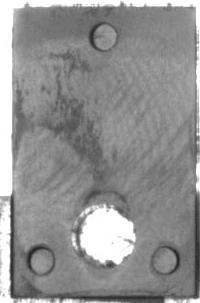
#> input picture MatchModel/CustomerDefine5/Line1/1_1.jpg, 200 x 303 px, given in place of t.jpg, which was not available
$ python AnalysePhotoMatchChip.py
#> lines starting #> are read from the running program, lines starting #| are printed output that depends on the picture; after the words box and inside, x2 and y2 are one past the last pixel; in counts of white or black regions, pixels touching at a corner belong together; pictures that were not available may be replaced by others from this repository, and a replacement may not be noted
#!/usr/bin/env python
# coding=utf-8
__author__ = 'Jia Liangjun'
# *******************************************************************
#     Filename @  MatchChips.py
#       Author @  Jia Liangjun
#  Create date @  2019/1/10 9:56
#        Email @  LJjiahf@163.com
#  Description @  依据给定的模型对比芯片是否残缺
# ********************************************************************


import numpy as np
from PIL import Image, ImageDraw
import os
import pickle
import scipy.io as sio

# 单个芯片最佳范围 宽 295 高272
BestSize = (290, 275)
SquareSize = (290, 275)
LikeRatio = 0.95

# 字典格式存储文件 模版信息文件
# 字典格式： 第几行第几列芯片:芯片 左上 角的绝对像素值(x,y)
# 字典中参数的解释 Name：此芯片名称 Format 每张图片中待识别芯片的行列书，此数值与之后的芯片列表对应
# ChipSize 每个芯片所占用的绝对像素值大小，
# WhiteNum 如果采用留白方法，那么其中每个识别框中白色像素点出现的个数 BoxArea识别框的面积，其值为ChipSize的乘积
# WhiteBorder 白色边框的像素值宽度
'''是否可以使用留白Box的乘积呢？'''
# Position_Matrix = {'Name': '5', 'Format': '4x4', 'ChipSize': (290, 270), 'WhiteNum': 2700,
#                    'BoxArea': 78300, 'WhiteBorder': 40,
#                    '1_1': [357, 100], '1_2': [802, 96], '1_3': [1248, 96], '1_4': [1692, 98],
#                    '2_1': [355, 551], '2_2': [802, 548], '2_3': [1248, 546], '2_4': [1694, 545],
#                    '3_1': [355, 1003], '3_2': [802, 1001], '3_3': [1249, 998], '3_4': [1696, 995],
#                    '4_1': [364, 1458], '4_2': [804, 1455], '4_3': [1249, 1451], '4_4': [1696, 1448],
#                    }

# 两种字典 分为非嵌套组 以及嵌套组
# Position_Matrix = {'Name': '5', 'Format': '4x4', 'ChipSize': (305, 285), 'BlackNum': 68000,
#                    'WhiteBorder': 10,
#                    '1_1': [357, 100], '1_2': [802, 96], '1_3': [1248, 96], '1_4': [1692, 98],
#                    '2_1': [355, 551], '2_2': [802, 548], '2_3': [1248, 546], '2_4': [1694, 545],
#                    '3_1': [355, 1003], '3_2': [802, 1001], '3_3': [1249, 998], '3_4': [1696, 995],
#                    '4_1': [364, 1458], '4_2': [804, 1455], '4_3': [1249, 1451], '4_4': [1696, 1448],
#                    }

Position_Matrix = {'Format': '5x3', 'FormatMicro': '1x12', 'Proportion': 1.0, 'ChipSize': (38, 62),
                   'WhiteBorder': 5, 'BlackNum': 1200, 'ifNest': True,
                   '1_1': (145, 200), '1_2': (202, 200), '1_3': (259, 200), '1_4': (316, 200),
                   '1_5': (373, 200), '1_6': (430, 200), '1_7': (487, 200), '1_8': (544, 200),
                   '1_9': (601, 200), '1_10': (658, 200), '1_11': (715, 200), '1_12': (772, 200),
                   '1_13': (943, 200), '1_14': (1000, 200), '1_15': (1057, 200), '1_16': (1114, 200),
                   '1_17': (1171, 200), '1_18': (1228, 200), '1_19': (1285, 200), '1_20': (1342, 200),
                   '1_21': (1399, 200), '1_22': (1456, 200), '1_23': (1513, 200), '1_24': (1570, 200),
                   '1_25': (1741, 200), '1_26': (1798, 200), '1_27': (1855, 200), '1_28': (1912, 200),
                   '1_29': (1969, 200), '1_30': (2026, 200), '1_31': (2083, 200), '1_32': (2140, 200),
                   '1_33': (2197, 200), '1_34': (2254, 200), '1_35': (2311, 200), '1_36': (2368, 200)}
Position_Matrix = {'Format': '2x5', 'FormatMicro': '1x1', 'Proportion': 1.0, 'ChipSize': (190, 293),
                   'ChipImagePath': 'TestAbove.bmp', 'Intervalwh': (26, 0), 'IntervalwhHuge': (0, 0),
                   'CurrentPos': (2, 3), 'WhiteBorder': 5,
                   '1_1': (321, 9), '1_2': (537, 9), '1_3': (753, 9), '1_4': (969, 9),
                   '1_5': (1185, 9), 'ifNest': False, 'RealIntervalw': 26, 'RealIntervalh': 0,
                   'RealIntervalwHuge': 0, 'RealIntervalhHuge': 0, 'RealChipHeight': 293,
                   'RealChipWidth': 190, 'ChipName': 'CustomerDefine5', 'BlackNum1_1': 52216,
                   'BlackNum1_2': 52884, 'BlackNum1_3': 52667, 'BlackNum1_4': 53137, 'BlackNum1_5': 54136,
                   '2_1': (324, 905), '2_2': (539, 905), '2_3': (754, 905),
                   '2_4': (969, 905), '2_5': (1184, 905), 'BlackNum2_1': 53266, 'BlackNum2_2': 52994,
                   'BlackNum2_3': 53226, 'BlackNum2_4': 53532, 'BlackNum2_5': 54211}

ChipSize_tmp = Position_Matrix.get('ChipSize')
WhiteBorder_tmp = Position_Matrix.get('WhiteBorder')
WhiteBorderBoxArea_tmp = (ChipSize_tmp[0] + WhiteBorder_tmp) * (ChipSize_tmp[1] + WhiteBorder_tmp)
# 计算两种BoxArea的值并写入字典中
Position_Matrix['BoxArea'] = ChipSize_tmp[0] * ChipSize_tmp[1]
Position_Matrix['WhiteBorderBoxArea'] = WhiteBorderBoxArea_tmp


# 得到阵列名称  输入变量 行 列(整数类型)
def GetArrayName(row, col):
    return str(row) + '_' + str(col)


# 获取列表l中每个元素加上num 返回
# 结果
# 要求 输入列表l 全部为实数 输入num为实数
# [96 lines left out: functions ListPlus, GetNextPos, SquareMeasurePosition, CompareModel, not called in this run]


# 此函数类似于一开始的CompareModel函数
# 但是使用留白的方法，这次划框使用的直接是一个黑色的芯片，外加外部的一定像素宽度的白色边框，
# 每次对比选定区域中黑色像素点的个数，一般来说黑色像素点只会少不会多，
# 这样就可以应对人为标定区域中芯片位置出现平移或者旋转
def CompareModelWithWhiteBorder(ImageArray, PosDict=Position_Matrix, similarity=0.1):
    ReturnList = []
    maxrow, maxcol = PosDict.get('Format').split('x')
    maxrow = int(maxrow)
    maxcol = int(maxcol)
    if PosDict.get('ifNest'):
        maxrowMicro, maxcolMicro = PosDict.get('FormatMicro').split('x')
        maxrowMicro = int(maxrowMicro)
        maxcolMicro = int(maxcolMicro)
    else:
        maxrowMicro = 1
        maxcolMicro = 1
    # print('maxcol', maxcolMicro, maxcol)
    # 获得希望的每个框中白色像素点的个数以及留白像素值
    # BlackNum = PosDict.get('BlackNum')
    WhiteBorder = PosDict.get('WhiteBorder')
    ChipSize = PosDict.get('ChipSize')
    # ChipSize = (ChipSize[0] + 2 * WhiteBorder, ChipSize[1] + 2 * WhiteBorder)
    # 芯片面积的像素值
    BoxArea = PosDict.get('BoxArea')

    '''这里需要判断最左上方边框是否在图像内（即不存在负值），可以通过掷出错误的形式'''
    LeftUpperPos = PosDict.get('1_1')
    if LeftUpperPos[0] - WhiteBorder < 0 or LeftUpperPos[1] - WhiteBorder < 0:
        print('留白太多')
        return
    # 逐行逐列根据模版扫描芯片
    for row in range(1, maxrow * maxrowMicro + 1):
        '''先测试一行'''
        # if row!=1:
        #     continue
        for col in range(1, maxcol * maxcolMicro + 1):
            PosStr = str(row) + '_' + str(col)
            LeftUpperPos = PosDict.get(PosStr)
            LeftUpperPos = (LeftUpperPos[0] - WhiteBorder, LeftUpperPos[1] - WhiteBorder)
            # 待检测中的矩形
            '''此矩形是含有白色边框的矩形'''
            TestRectangle = ImageArray[LeftUpperPos[1]:LeftUpperPos[1] + ChipSize[1] + 2 * WhiteBorder,
                            LeftUpperPos[0]:LeftUpperPos[0] + ChipSize[0] + 2 * WhiteBorder]
            # print('位置', [LeftUpperPos[0], LeftUpperPos[1],
            #              LeftUpperPos[0] + ChipSize[0] + 2 * WhiteBorder,
            #              LeftUpperPos[1] + ChipSize[1] + 2 * WhiteBorder])
            # 一些调试可能用到的语句
            # if PosStr == '1_1':
            #     print(LeftUpperPos, LeftUpperPos[1] + ChipSize[1] + WhiteBorder,
            #           LeftUpperPos[0] + ChipSize[0] + WhiteBorder)
            # if PosStr == '1_4':
            #     print(LeftUpperPos, LeftUpperPos[1] + ChipSize[1] + WhiteBorder,
            #           LeftUpperPos[0] + ChipSize[0] + WhiteBorder)

            SumWhiteTestImage = np.sum(TestRectangle)
            SumBlackTestImage = PosDict.get('WhiteBorderBoxArea') - SumWhiteTestImage
            BlackNum = PosDict.get('BlackNum' + PosStr)
            # 一些调试可能需要用到的语句
            # print(PosStr, '原图中黑色像素点个数', SumBlackTestImage)
            # print('boxarea', (BlackNum - BoxArea * (1 - similarity)))
            # print(PosStr, '原图中白色像素点个数', SumWhiteTestImage)
            # 这里相似程序比较难搞，调到0.97附近只有很小的波动范围，因此加一个参数 0.8 约束一下，使可调范围大一些
            if SumBlackTestImage < (BlackNum - BoxArea * similarity * 0.8):
                ReturnList.append(PosStr)
    return ReturnList


# 创建配方文件的文件夹目录
# [13 lines left out: functions CreatConfigPath, ChooseWantedKind, not called in this run]


# 获取当前执行目录的上一层目录
def GetFatherFloder():
    return os.path.abspath(os.path.pardir)


# 获取DataSource文件夹下 名为foldname文件夹中的 所有文件列表
# 返回文件列表
def GetTestImageFileList(foldname):
    Father_Floder = GetFatherFloder()
    ChipsImage_Floder = Father_Floder + '/DataSource/' + foldname
    # 寻找所有图片格式文件
    ImageFileList = [x for x in os.listdir(ChipsImage_Floder) if
                     (('.jpg' in x) or ('.bmp' in x) or ('.png' in x) or ('.jpeg' in x))]
    # 在每个图片文件名前加上文件夹目录
    ReutrnList = map((lambda x: ChipsImage_Floder + '/' + x), ImageFileList)
    return list(ReutrnList)


# 获取图片宽高
# 输入 图片文件名
def GetImageSize(img):
    img = Image.open(img)
    w, h = img.size
    return w, h


# 对输入的图片文件名进行识别 返回识别结果列表
def StartAnalysisImage(ImageName, BinaryThreshold=180, similarity=0.1,Dict=Position_Matrix):

    img = Image.open(ImageName)

    # 转化为灰度图
    GrayImage = img.convert('L')
    # 自己设置转化过程中二值化的阈值
    # 255为纯白 0为纯黑
    table = []
    for i in range(256):
        if i < BinaryThreshold:
            table.append(0)
        else:
            table.append(1)
    BinaryImage = GrayImage.point(table, '1')
    BinaryImageArray = np.array(BinaryImage) + 0


    # 这样结果就会是0 1 而不是True False

    # # 显示灰度和二值化图像
    # GrayImage.show()
    # BinaryImage.show()

    # 保存matlab文件 便于查看
    # sio.savemat('Graph.mat', {'Slice': BinaryImageArray})
    MatchResultList = CompareModelWithWhiteBorder(BinaryImageArray, Dict,
                                                  similarity=similarity)
    # print('残缺芯片位置',MatchResultList)
    return MatchResultList


# 创建文件夹用于存储标注之后的结果图片
def CreatCicledFolder():
    foldername = 'CicledImage'
    if not os.path.exists(foldername):
        os.makedirs(foldername)


# 在图片上画一个矩形框用以表示识别成功
# 输入 Pillow格式图片 需要划框位置的左上角绝对坐标列表 需要划x位置的左上角绝对坐标列表 框的大小  单位都是像素
# 返回 划过框的图片
# [31 lines left out: function DrawRectange, not called in this run]


# 此函数类似上面DrawRectange函数 不过此函数绘出的边界是带有白色留白部分的边框
def DrawRectangeWithWhiteBorder(img, DamagePosList, PosDict=Position_Matrix, LineWidth=8):
    ChipSize = PosDict.get('ChipSize')
    maxrow, maxcol = PosDict.get('Format').split('x')
    maxrow = int(maxrow)
    maxcol = int(maxcol)
    WhiteBorder = PosDict.get('WhiteBorder')

    if PosDict.get('ifNest'):
        maxrowMicro, maxcolMicro = PosDict.get('FormatMicro').split('x')
        maxrowMicro = int(maxrowMicro)
        maxcolMicro = int(maxcolMicro)
    else:
        maxrowMicro = 1
        maxcolMicro = 1

    # 创建绘图对象
    draw = ImageDraw.Draw(img)
    # 根据图片类型获取对应颜色
    LineColor = GetLineColor(img.mode)

    for row in range(1, maxrow * maxrowMicro + 1):
        '''先测试一行'''
        # if row!=1:
        #     continue
        for col in range(1, maxcol * maxcolMicro + 1):
            PosStr = str(row) + '_' + str(col)
            # 如果是完整的芯片的序号:
            if PosStr not in DamagePosList:
                ChipTopLeftCorner = PosDict.get(PosStr)
                draw.line(GetDrawLineBoardPos(ChipTopLeftCorner, ChipSize, WhiteBorder, shape='o'),
                          fill=LineColor, width=LineWidth)
            # 找到残缺的芯片则画x
            if PosStr in DamagePosList:
                ChipTopLeftCorner = PosDict.get(PosStr)
                draw.line(GetDrawLineBoardPos(ChipTopLeftCorner, ChipSize, WhiteBorder, shape='x1'),
                          fill=LineColor, width=LineWidth)
                draw.line(GetDrawLineBoardPos(ChipTopLeftCorner, ChipSize, WhiteBorder, shape='x2'),
                          fill=LineColor, width=LineWidth)
    return img


# 为方便留白绘制，特地写的得到绘图多个像素值的程序
# 变量TopLeft表示需要画的图形左上角像素位置，ChipSize表示芯片的大小,WhiteBorder表示白色边框长度
# shape表示需要绘制的形状 是矩形(对应参数为'o')还是X(对应参数为'x1' 'x2') 因为X需要用两笔来画，
# 所以分成x1 x2两个函数
# 返回值为一个list
def GetDrawLineBoardPos(TopLeft, ChipSize, WhiteBorder, shape='o'):
    # 芯片四个角，全为元组类型
    BoardLeftUp = (TopLeft[0] - WhiteBorder, TopLeft[1] - WhiteBorder)
    BoardRightUp = (TopLeft[0] + ChipSize[0] + WhiteBorder, TopLeft[1] - WhiteBorder)
    BoardRighDown = (TopLeft[0] + ChipSize[0] + WhiteBorder, TopLeft[1] + ChipSize[1] + WhiteBorder)
    BoardLeftDown = (TopLeft[0] - WhiteBorder, TopLeft[1] + ChipSize[1] + WhiteBorder)
    # 绘制矩形
    if shape == 'o':
        return [BoardLeftUp, BoardRightUp, BoardRighDown, BoardLeftDown, BoardLeftUp]
    if shape == 'x1':
        return [BoardLeftUp, BoardRighDown]
    if shape == 'x2':
        return [BoardRightUp, BoardLeftDown]


# 根据传入图像的格式获取对应的线条颜色 便于绘图
def GetLineColor(img_mode):
    if img_mode == 'RGB':
        return (255, 0, 0)
    elif img_mode == 'L':
        # 纯黑填充
        return (0,)
    else:
        return (0,)


# 在图片上画一个X用以表示识别失败 芯片残损
def DrawX():
    pass


# 测试所有图片文件并保存
# ImageFileList 文件名列表  SaveFormat：保存的文件格式
# [22 lines left out: functions TestAllImageAndSave, GetImageSuffixAndSaveFormat, not called in this run]


# [14 lines of commented-out code are left out]


if __name__ == '__main__':
    ImageFileList = GetTestImageFileList('SomeTest')
    # 创建保存的画完框的图片的目录
    CreatCicledFolder()
    # 选择一张图片用作测试
    print('测试文件列表')
    for i in ImageFileList:
        print(i)
    TestImage = 't.jpg'
    print('测试文件名', TestImage)
    print('图片宽高', GetImageSize(TestImage))
#> in GetImageSize, img is the input picture: PIL image 200x303 RGB; min 33, max 255, mean 145.4
    # TestAllImageAndSave(ImageFileList,similarity=0.1)
    DamageLocation = StartAnalysisImage(TestImage, similarity=0.12)
#> in StartAnalysisImage, `BinaryImage = GrayImage.point(table, '1')`:
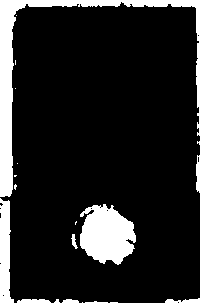
#> BinaryImage: PIL image 200x303 1; 13.5% white; 20 white regions (11 under 20 px), largest, box (x1, y1, x2, y2) and area: (0, 0, 200, 197) 4127, (80, 204, 136, 265) 2461, (0, 198, 14, 303) 1027
#> after the loop in CompareModelWithWhiteBorder, `for row in range(1, maxrow * maxrowMicro + 1):`: ReturnList = []
#> DamageLocation = []
    img = DrawRectangeWithWhiteBorder(Image.open(TestImage), DamageLocation, Position_Matrix,
                                      LineWidth=4)
#> in DrawRectangeWithWhiteBorder, `ChipSize = PosDict.get('ChipSize')`: ChipSize = (190, 293)
#> the loop in DrawRectangeWithWhiteBorder, `for row in range(1, maxrow * maxrowMicro + 1):` made 2 passes
    img.show()

# [7 lines of commented-out code are left out]

$ run again, on MatchModel/CustomerDefine5/Line2/2_2.jpg
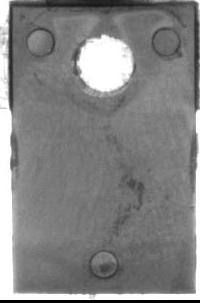
#> input picture MatchModel/CustomerDefine5/Line2/2_2.jpg, 200 x 303 px, given in place of t.jpg, which was not available
#> in GetImageSize, img is the input picture: PIL image 200x303 RGB; min 0, max 255, mean 131.1
#> in StartAnalysisImage, `BinaryImage = GrayImage.point(table, '1')`:
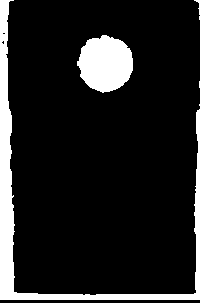
#> BinaryImage: PIL image 200x303 1; 12.6% white; 6 white regions (3 under 20 px), largest, box (x1, y1, x2, y2) and area: (0, 0, 200, 300) 5181, (77, 35, 133, 93) 2429, (194, 0, 200, 15) 25
#> after the loop in CompareModelWithWhiteBorder, `for row in range(1, maxrow * maxrowMicro + 1):`: ReturnList = []
#> ChipSize = (190, 293)
#> the loop in DrawRectangeWithWhiteBorder, `for row in range(1, maxrow * maxrowMicro + 1):` made 2 passes

$ run again, on MatchModel/CustomerDefine5/Line2/2_3.jpg
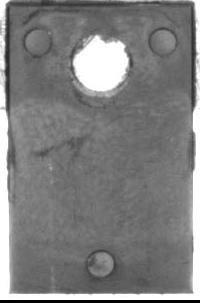
#> input picture MatchModel/CustomerDefine5/Line2/2_3.jpg, 200 x 303 px, given in place of t.jpg, which was not available
#> in GetImageSize, img is the input picture: PIL image 200x303 RGB; min 0, max 255, mean 127.4
#> in StartAnalysisImage, `BinaryImage = GrayImage.point(table, '1')`:
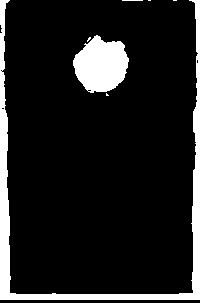
#> BinaryImage: PIL image 200x303 1; 12.2% white; 7 white regions (4 under 20 px), largest, box (x1, y1, x2, y2) and area: (0, 0, 200, 300) 5054, (73, 35, 129, 93) 2302, (122, 0, 143, 1) 21
#> after the loop in CompareModelWithWhiteBorder, `for row in range(1, maxrow * maxrowMicro + 1):`: ReturnList = []
#> ChipSize = (190, 293)
#> the loop in DrawRectangeWithWhiteBorder, `for row in range(1, maxrow * maxrowMicro + 1):` made 2 passes
